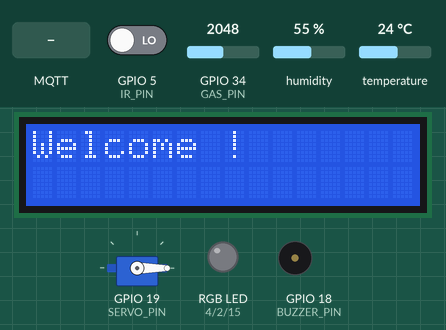
The program below on a simulated ESP32. Parts: servo, 16×2 character LCD, an RGB LED mixed from three pins (HIGH = lit), buzzer (waves = sounding, pin HIGH). The inputs (shaded band) are chosen by the test bench; at power-on: GPIO 5 (IR_PIN) LOW, GPIO 34 (GAS_PIN) = 2048, humidity 55 %, temperature 24 °C. WiFi joins after 1.5 s; servers stay silent unless stated; no MQTT or app messages arrive unless stated; what the program prints to the serial monitor is not drawn.

Above: at 6.7 s.
6.8 s: MQTT message "Flutter/ledState" arrives on the first subscribed topic
At 11.2 s:
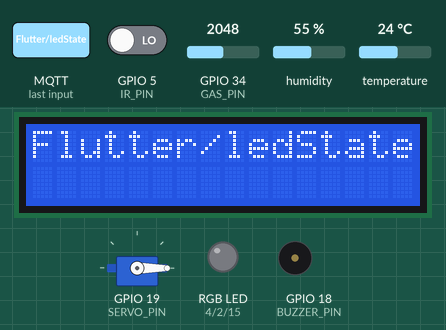
12.1 s: MQTT message "on" arrives on the first subscribed topic
At 13.3 s:
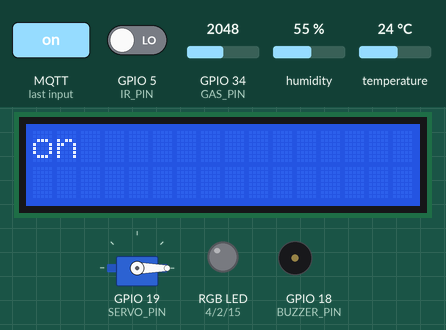
13.6 s: MQTT message "Flutter/alarm" arrives on the first subscribed topic
At 14.8 s:
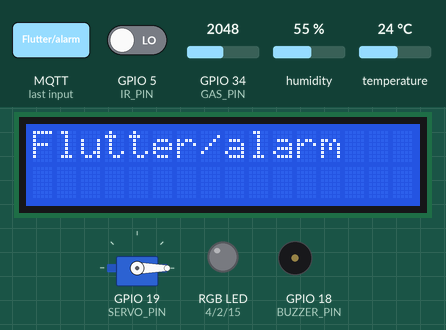
15.1 s: MQTT message "activate" arrives on the first subscribed topic
At 16.0 s:
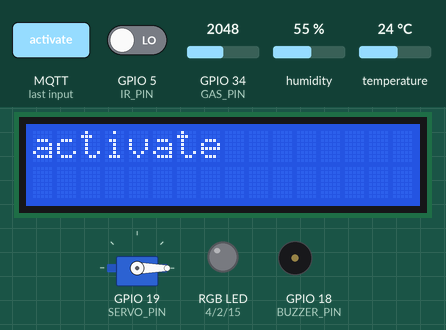
16.6 s: MQTT message "open" arrives on the first subscribed topic
At 16.9 s:
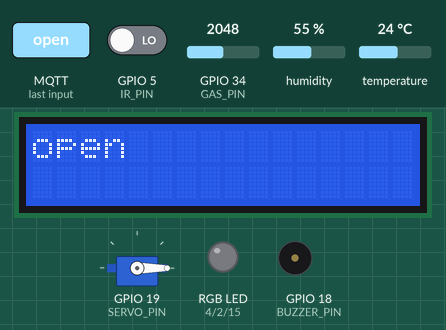
18.1 s: MQTT message "Flutter/doorState" arrives on the first subscribed topic
At 18.5 s:
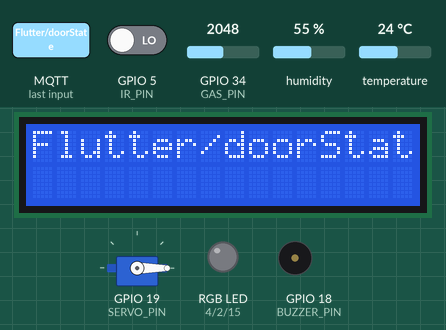
Timing chart, 0 to 20.6 s (numbered marks = the images above; inputs shaded):
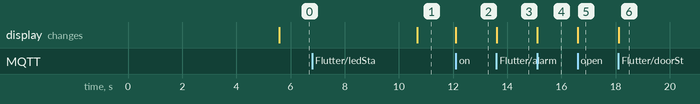

The program:

main.cpp
```cpp
#include <Arduino.h>
#include <WiFi.h>
#include <WiFiClientSecure.h>
#include <PubSubClient.h>
#include <ESP32Servo.h>
#include <Keypad.h>
#include <Wire.h>
#include <LiquidCrystal_I2C.h>
#include <DHT_U.h>

// SSID and password for wifi network to be connected with
const char* ssid = "<SSID>";
const char* password = "<WIFI PASSWORD>";

// Important variables to publish/subscribe to HiveMQ broker
const char* broker = "<HiveMQ broker url>";                                     // Broker
const char* username = "<HiveMQ username>";                                     // username
const char* userPass = "<HiveMQ password>";                                     // password
long currentPublishTime , lastPublishTime;                                      // Time stamps for mqtt requests intervals
char tempMessage[30];                                                           // variable to hold temperature message
char humMessage[30];                                                            // variable to hold humidity message
char gasMessage[30];                                                            // variable to hold gas message
char doorState[30] = "closed";                                                  // variable to hold door state message
char someoneIn[30] = "no";                                                      // variable to hold someone in message
char alarmMessage[30] = "deactivate";                                           // variable to hold alarm message
char lightsMessage[30] = "off";                                                 // variable to hold lights message
char screenMessage[30] = "Welcome !";                                           // variable to hold screen message
const int port = 8883;                                                          // Port of HiveMQ
const int pubPeriod = 500;                                                      // Period between every publish
const String doorCorrectPassword = "<Your home door password>";                 // Home door password

// Certificate to connect successfully with HiveMQ broker
static const char* cert PROGMEM = R"EOF(
-----BEGIN CERTIFICATE-----
MIIFazCCA1OgAwIBAgIRAIIQz7DSQONZRGPgu2OCiwAwDQYJKoZIhvcNAQELBQAw
TzELMAkGA1UEBhMCVVMxKTAnBgNVBAoTIEludGVybmV0IFNlY3VyaXR5IFJlc2Vh
cmNoIEdyb3VwMRUwEwYDVQQDEwxJU1JHIFJvb3QgWDEwHhcNMTUwNjA0MTEwNDM4
WhcNMzUwNjA0MTEwNDM4WjBPMQswCQYDVQQGEwJVUzEpMCcGA1UEChMgSW50ZXJu
ZXQgU2VjdXJpdHkgUmVzZWFyY2ggR3JvdXAxFTATBgNVBAMTDElTUkcgUm9vdCBY
MTCCAiIwDQYJKoZIhvcNAQEBBQADggIPADCCAgoCggIBAK3oJHP0FDfzm54rVygc
h77ct984kIxuPOZXoHj3dcKi/vVqbvYATyjb3miGbESTtrFj/RQSa78f0uoxmyF+
0TM8ukj13Xnfs7j/EvEhmkvBioZxaUpmZmyPfjxwv60pIgbz5MDmgK7iS4+3mX6U
A5/TR5d8mUgjU+g4rk8Kb4Mu0UlXjIB0ttov0DiNewNwIRt18jA8+o+u3dpjq+sW
T8KOEUt+zwvo/7V3LvSye0rgTBIlDHCNAymg4VMk7BPZ7hm/ELNKjD+Jo2FR3qyH
B5T0Y3HsLuJvW5iB4YlcNHlsdu87kGJ55tukmi8mxdAQ4Q7e2RCOFvu396j3x+UC
B5iPNgiV5+I3lg02dZ77DnKxHZu8A/lJBdiB3QW0KtZB6awBdpUKD9jf1b0SHzUv
KBds0pjBqAlkd25HN7rOrFleaJ1/ctaJxQZBKT5ZPt0m9STJEadao0xAH0ahmbWn
OlFuhjuefXKnEgV4We0+UXgVCwOPjdAvBbI+e0ocS3MFEvzG6uBQE3xDk3SzynTn
jh8BCNAw1FtxNrQHusEwMFxIt4I7mKZ9YIqioymCzLq9gwQbooMDQaHWBfEbwrbw
qHyGO0aoSCqI3Haadr8faqU9GY/rOPNk3sgrDQoo//fb4hVC1CLQJ13hef4Y53CI
rU7m2Ys6xt0nUW7/vGT1M0NPAgMBAAGjQjBAMA4GA1UdDwEB/wQEAwIBBjAPBgNV
HRMBAf8EBTADAQH/MB0GA1UdDgQWBBR5tFnme7bl5AFzgAiIyBpY9umbbjANBgkq
hkiG9w0BAQsFAAOCAgEAVR9YqbyyqFDQDLHYGmkgJykIrGF1XIpu+ILlaS/V9lZL
ubhzEFnTIZd+50xx+7LSYK05qAvqFyFWhfFQDlnrzuBZ6brJFe+GnY+EgPbk6ZGQ
3BebYhtF8GaV0nxvwuo77x/Py9auJ/GpsMiu/X1+mvoiBOv/2X/qkSsisRcOj/KK
NFtY2PwByVS5uCbMiogziUwthDyC3+6WVwW6LLv3xLfHTjuCvjHIInNzktHCgKQ5
ORAzI4JMPJ+GslWYHb4phowim57iaztXOoJwTdwJx4nLCgdNbOhdjsnvzqvHu7Ur
TkXWStAmzOVyyghqpZXjFaH3pO3JLF+l+/+sKAIuvtd7u+Nxe5AW0wdeRlN8NwdC
jNPElpzVmbUq4JUagEiuTDkHzsxHpFKVK7q4+63SM1N95R1NbdWhscdCb+ZAJzVc
oyi3B43njTOQ5yOf+1CceWxG1bQVs5ZufpsMljq4Ui0/1lvh+wjChP4kqKOJ2qxq
4RgqsahDYVvTH9w7jXbyLeiNdd8XM2w9U/t7y0Ff/9yi0GE44Za4rF2LN9d11TPA
mRGunUHBcnWEvgJBQl9nJEiU0Zsnvgc/ubhPgXRR4Xq37Z0j4r7g1SgEEzwxA57d
emyPxgcYxn/eR44/KJ4EBs+lVDR3veyJm+kXQ99b21/+jh5Xos1AnX5iItreGCc=
-----END CERTIFICATE-----
)EOF";

// Used pins
int IR_PIN = GPIO_NUM_5;                                                // IR Sensor
int SERVO_PIN = GPIO_NUM_19;                                            // Servo pin
int GAS_PIN = GPIO_NUM_34;                                              // Gas sensor pin
int BUZZER_PIN = GPIO_NUM_18;                                           // Buzzer pin
int LED_RED = GPIO_NUM_4;                                               // RGB red leg pin
int LED_GREEN = GPIO_NUM_2;                                             // RGB green leg pin
int LED_BLUE = GPIO_NUM_15;                                             // RGB blue leg pin
byte rowPins[] = {GPIO_NUM_13,GPIO_NUM_12,GPIO_NUM_14,GPIO_NUM_27};     // keypad row pins (first 4 pins)
byte colPins[] = {GPIO_NUM_26,GPIO_NUM_25,GPIO_NUM_33,GPIO_NUM_32};     // keypad column pins (last 4 pins)

// Number of rows and columns in keypad
const byte ROWS = 4;
const byte COLUMNS = 4;
// Define keymap for keypad as 2D matrix
const char keys[ROWS][COLUMNS] = {
    {'1','2','3','A'},
    {'4','5','6','B'},
    {'7','8','9','C'},
    {'*','0','#','D'}
};

// Some objects
Servo servo;                                                                    // Servo object
WiFiClientSecure eiad;                                                          // WifiClientSecure object to be used in PubSubClient library
PubSubClient client(eiad);                                                      // PubSubClient Object
LiquidCrystal_I2C lcd(0x27,16,2);                                               // LCD object
Keypad keypad = Keypad(makeKeymap(keys) , rowPins, colPins, ROWS, COLUMNS);     // Keypad object
DHT dht(GPIO_NUM_23, DHT11);                                                    // DHT (temprature and humidity sensor)

// Variables to hold ir and door states
int PrevIRState = 1;
String doorPassword = "";

// Function to connect/reconnect client to HiveMQ broker if not connected
void reconnect(){
    while(!client.connected()){
        // wait 5 seconds before every connection attempt
        delay(5000);
        Serial.println("Connecting to MQTT broker");
        if(client.connect("esp32", username, userPass)){
            Serial.println("connected to HiveMQ server");
            // Subscribe to needed topics after connected successfully
            client.subscribe("Flutter/screen");
            client.subscribe("Flutter/doorState");
            client.subscribe("Flutter/alarm");
            client.subscribe("Flutter/ledColor/red");
            client.subscribe("Flutter/ledColor/green");
            client.subscribe("Flutter/ledColor/blue");
            client.subscribe("Flutter/ledState");
        }
    }
}

// Callback function that will be excuted once we recieve a message from subscription topics
void callback(char* topic, byte* payload, unsigned int length){

    // Declare a variable to hold payload message
    String message;
    // Add every char of payload to 'str' variable
    for (int i = 0; i < length; i++) {
        message += (char)payload[i];
    }

    // Topics routing
    // Excute appropriate code for every route and update messages (states) of the components to publish them later to HiveMQ broker
    if(strcmp(topic, "Flutter/ledState") == 0){
        if(message == "on"){
            analogWrite(LED_RED, 255);
            analogWrite(LED_GREEN, 255);
            analogWrite(LED_BLUE, 255);
            snprintf(lightsMessage, 50 , "on");
        }else{
            analogWrite(LED_RED, 0);
            analogWrite(LED_GREEN, 0);
            analogWrite(LED_BLUE, 0);
            snprintf(lightsMessage, 50 , "off");
        }
    }else if(strcmp(topic, "Flutter/alarm") == 0){
        if(message == "activate"){
            digitalWrite(BUZZER_PIN, HIGH);
            snprintf(alarmMessage, 50 , "activate");
        }else{
            digitalWrite(BUZZER_PIN, LOW);
            snprintf(alarmMessage, 50 , "deactivate");
        }
    }else if(strcmp(topic, "Flutter/doorState") == 0){
        if(message == "open"){
            servo.write(180);
            snprintf(doorState, 50 , "open");
        }else{
            servo.write(0);
            snprintf(doorState, 50 , "closed");
        }
    }else if(strcmp(topic, "Flutter/screen") == 0){
        lcd.clear();
        lcd.setCursor(0,0);
        lcd.print(message);
    }

    if(strcmp(topic, "Flutter/ledColor/red") == 0){
        int red = message.toInt();
        analogWrite(LED_RED, red);
        snprintf(lightsMessage, 50 , "on");
    }

    if(strcmp(topic, "Flutter/ledColor/green") == 0){
        int green = message.toInt();
        analogWrite(LED_GREEN, green);
        snprintf(lightsMessage, 50 , "on");
    }

    if(strcmp(topic, "Flutter/ledColor/blue") == 0){
        int blue = message.toInt();
        analogWrite(LED_BLUE, blue);
        snprintf(lightsMessage, 50 , "on");
    }
}

void setup() {

    // Begin serial monitor communication
    delay(2000);
    Serial.begin(115200);
    delay(2000);

    // Connect to wifi network
    WiFi.begin(ssid , password);
    while (WiFi.status() != WL_CONNECTED)
    {
        delay(100);
        Serial.print(".");
    }
    Serial.println("\nConnected to wifi");

    // Connect to HiveMQ broker
    eiad.setCACert(cert);               // Set certificate
    client.setServer(broker, port);     // Connect to the broker
    client.setCallback(callback);       // Set callback for any message from subscription topics

    // Set pin modes
    pinMode(IR_PIN,INPUT);
    pinMode(GAS_PIN,INPUT);
    pinMode(LED_RED,OUTPUT);
    pinMode(LED_GREEN,OUTPUT);
    pinMode(LED_BLUE,OUTPUT);
    pinMode(BUZZER_PIN,OUTPUT);

    // Set Lights and alaram to be "off" by default
    digitalWrite(LED_RED, LOW);
    digitalWrite(LED_GREEN, LOW);
    digitalWrite(LED_BLUE, LOW);
    digitalWrite(BUZZER_PIN, LOW);

    // Attach servo object to its pin and close door by default
    servo.attach(SERVO_PIN);
    servo.write(0);

    // Begin LCD and display default message
    lcd.init();
    lcd.backlight();
    lcd.print(screenMessage);

    // Begin temperature and humidty sensor
    dht.begin();
}

void loop() {

    // If someone passed in front of ir sensor it will count him
    if(PrevIRState != digitalRead(IR_PIN) && PrevIRState == 1){
        PrevIRState = digitalRead(IR_PIN);
        snprintf(someoneIn, 50 , "yes");
    }

    // Get door password from keypad
    char keyPressed = keypad.getKey();
    if(keyPressed){
        // Letter 'A' test the enetered password so far
        if(keyPressed != 'A'){
            doorPassword += keyPressed;
        }else{
            // if password is correct open door and reset password else reset password only
            if(doorPassword == doorCorrectPassword){
                servo.write(180);
                doorPassword = "";
                snprintf(doorState, 50 , "open");
            }else{
                doorPassword = "";
            }
        }
    }

    // Check if client disconnected from HiveMQ broker
    if(!client.connected()){
        // Connect client again
        reconnect();
    }
    client.loop();

    // Publish IR sensor reading to HiveMQ broker every "period" of seconds
    currentPublishTime = millis();
    if(currentPublishTime - lastPublishTime > pubPeriod){
        // Update temperature,hmudity and gas messages to publish them
        snprintf(tempMessage, 50 , "%.2f" , dht.readTemperature());
        snprintf(humMessage, 50 , "%.2f" , dht.readHumidity());
        snprintf(gasMessage, 50 , "%lu" , map(analogRead(GAS_PIN) , 0 , 4095 , 0 ,100));
        // Publish to all topics
        client.publish("ESP/temperature" , tempMessage);
        client.publish("ESP/humidity" , humMessage);
        client.publish("ESP/gas" , gasMessage);
        client.publish("ESP/doorState" , doorState);
        client.publish("ESP/someoneIn", someoneIn);
        client.publish("ESP/alarm", alarmMessage);
        client.publish("ESP/ledState", lightsMessage);
        lastPublishTime = millis();
    }
}
```

Measured:
- after the input at 6.8 s, the display: changes after 3.9 s (image 1)
- after the input at 12.1 s, the display: changes at once (image 2)
- after the input at 13.6 s, the display: changes at once (image 3)
- after the input at 15.1 s, the display: changes at once (image 4)
- after the input at 16.6 s, the display: changes at once (image 5)
- after the input at 18.1 s, the display: changes at once (image 6)
